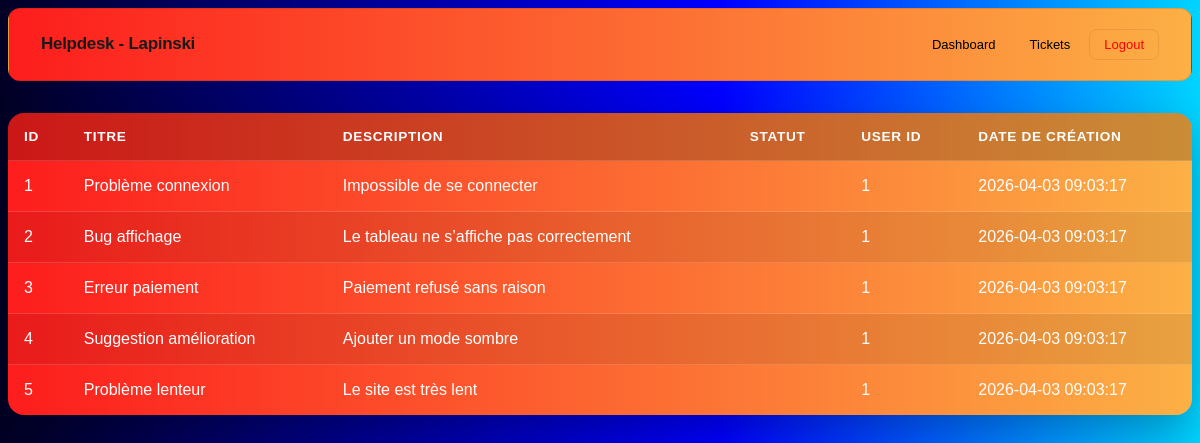
The app's page /helpdesk_lapinski/ticket.php, older data.
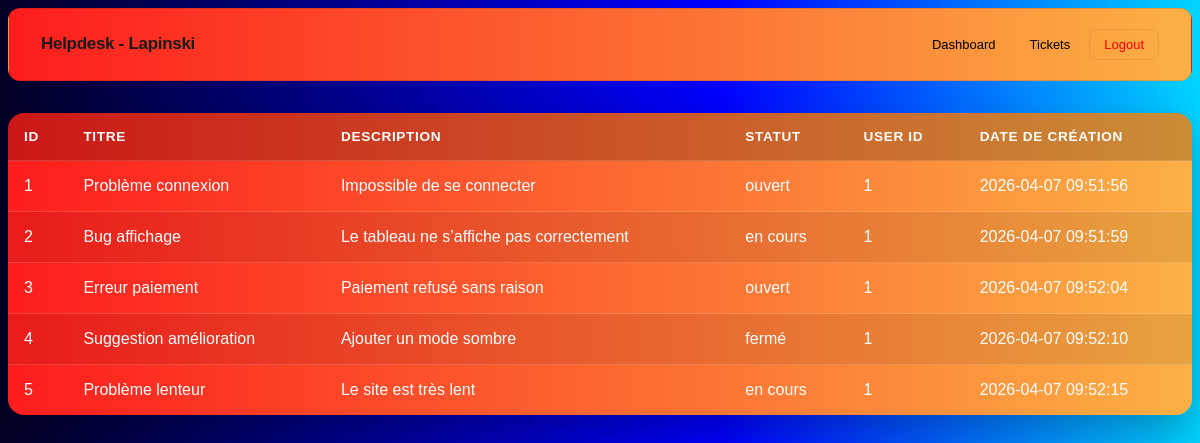
The same page, newer data.
### tables this page shows
CREATE TABLE `tickets` (
  `id` int(11) NOT NULL,
  `titre` varchar(255) NOT NULL,
  `description` text NOT NULL,
  `statut` enum('ouvert','en cours','fermé') NOT NULL,
  `user_id` int(11) NOT NULL,
  `created` timestamp NOT NULL DEFAULT current_timestamp() ON UPDATE current_timestamp()
);

### helpdesk_lapinski/ticket.php (the view, shortened to what this page needs)
<?php
require_once 'include/navbar.php';
require_once 'config/config.php';
$stmt = mysqli_query($link, "SELECT id, titre, description, statut, user_id, created FROM tickets");
$ticket = $stmt->fetch_all(MYSQLI_ASSOC);
?>
<!DOCTYPE html>
<html lang="fr">
<head>
    <link rel="stylesheet" href="css/ticket.css">
</head>
<body>
<div class="tickets-container">
  <table class="tickets-table">
    <thead>
      <tr>
        <th scope="col">ID</th>
        <th scope="col">Titre</th>
        <th scope="col">Description</th>
        <th scope="col">Statut</th>
        <th scope="col">User ID</th>
        <th scope="col">Date de création</th>
      </tr>
    </thead>
    <tbody>
      <?php foreach ($ticket as $ticket): ?>
      <tr>
        <td><?= htmlspecialchars($ticket['id']) ?></td>
        <td><?= htmlspecialchars($ticket['titre']) ?></td>
        <td><?= htmlspecialchars($ticket['description']) ?></td>
        <td><?= htmlspecialchars($ticket['statut']) ?></td>
        <td><?= htmlspecialchars($ticket['user_id']) ?></td>
        <td><?= htmlspecialchars($ticket['created']) ?></td>
      </tr>
      <?php endforeach; ?>
    </tbody>
  </table>
</div>
</body>
</html>

### helpdesk_lapinski/include/navbar.php (shortened to what this page needs)
<!DOCTYPE html>
<html lang="en">
<head>
</head>
<body>
    <div class="container">
        <h1>Helpdesk - Lapinski</h1>
        <ul>
            <li><a href="index.php">Dashboard</a></li>
            <li><a href="ticket.php">Tickets</a></li>
            <li><a href="logout.php">Logout</a></li>
        </ul>
    </div>
</body>
</html>

### helpdesk_lapinski/css/ticket.css (style rules this page uses)
body { min-height: 100vh; background: linear-gradient(90deg, rgba(2,0,36,1) 0%, rgba(0,0,255,1) 60%, rgba(0,212,255,1) 100%); font-family: 'Exo 2', sans-serif; }
.tickets-container { width: min(100%, 1200px); margin: 2rem auto; border-radius: 1rem; overflow: hidden; box-shadow: 0 16px 40px rgba(0, 0, 0, 0.25); background: linear-gradient(90deg, rgba(253, 29, 29, 1) 0%, rgba(252, 176, 69, 1) 100%); }
.tickets-table { width: 100%; border-collapse: collapse; }
.tickets-table th, .tickets-table td { padding: 1rem; color: #ffffff; border-bottom: 1px solid rgba(255, 255, 255, 0.15); text-align: left; }
.tickets-table thead th { background: rgba(0, 0, 0, 0.2); font-weight: 700; font-size: 0.85rem; text-transform: uppercase; letter-spacing: 0.05em; }
.tickets-table tbody tr:nth-child(even) td, .tickets-table tbody tr:nth-child(even) th { background: rgba(0, 0, 0, 0.08); }
.tickets-table tbody tr:last-child td, .tickets-table tbody tr:last-child th { border-bottom: none; }

### helpdesk_lapinski/include/navbar.php (style rules this page uses)
.container { background: #833AB4; background: linear-gradient(90deg,rgba(131, 58, 180, 1) 0%, rgba(253, 29, 29, 1) 0%, rgba(252, 176, 69, 1) 100%); border: 0.5px solid rgba(0, 0, 0, 0.1); border-radius: 12px; padding: 1.25rem 2rem; display: flex; align-items: center; justify-content: space-between; gap: 2rem; font-family: 'DM Sans', sans-serif; }
.container h1 { font-size: 17px; font-weight: 600; color: #1a1a1a; letter-spacing: -0.3px; margin: 0 0 2px 0; }
.container ul { display: flex; align-items: center; gap: 4px; list-style: none; margin: 0; padding: 0; }
.container ul li a { display: inline-block; padding: 7px 14px; font-size: 13px; font-weight: 500; color: #000000; text-decoration: none; border-radius: 8px; border: 0.5px solid transparent; transition: all 0.15s ease; white-space: nowrap; }
.container ul li:last-child a { color: #ff0000; border-color: rgba(0, 0, 0, 0.08); }

Row changes from the older to the newer data that the page shows:
changed tickets "Problème connexion": statut (not shown) → "ouvert"; created "2026-04-03 09:03:17" → "2026-04-07 09:51:56"
changed tickets "Bug affichage": statut (not shown) → "en cours"; created "2026-04-03 09:03:17" → "2026-04-07 09:51:59"
changed tickets "Erreur paiement": statut (not shown) → "ouvert"; created "2026-04-03 09:03:17" → "2026-04-07 09:52:04"
changed tickets "Suggestion amélioration": statut (not shown) → "fermé"; created "2026-04-03 09:03:17" → "2026-04-07 09:52:10"
changed tickets "Problème lenteur": statut (not shown) → "en cours"; created "2026-04-03 09:03:17" → "2026-04-07 09:52:15"
